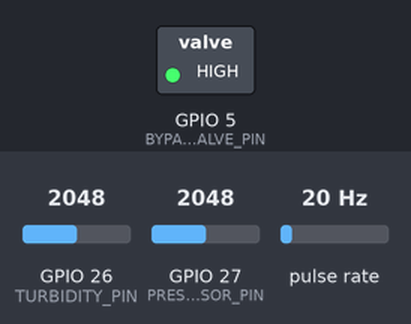
Recording of a sketch running on a simulated ESP32. On the bench: switched loads named in the sketch (green lamp = pin HIGH). Wiring (inferred from the names in the program): pulse sensor: data GPIO 4. The inputs (shaded band) are chosen by the test bench; at power-on: GPIO 26 (TURBIDITY_PIN) = 2048, GPIO 27 (PRESSURE_SENSOR_PIN) = 2048, pulse rate 20 Hz. WiFi joins after 1.5 s; servers stay silent unless stated; uploads are accepted with an empty reply.

Above: at 0.1 s.
Timing chart, 0 to 1.6 s (numbered marks = the images above):
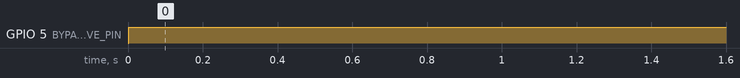

Measured:
- by itself, GPIO 5 (BYPASS_VALVE_PIN): LOW → HIGH at 0.00 s

The sketch:

firmware.ino
```cpp
#include <WiFi.h>
#include <HTTPClient.h>

// ============================================================================
// 📌 PHYSICAL HARDWARE PIN CONFIGURATION
// ============================================================================
#define BYPASS_VALVE_PIN     5   // GPIO control wire to 5V Motorized Diverter Ball Valve
#define FLOW_SENSOR_PIN      4   // Digital pulse input from G1/2" Water Flow Sensor
#define TURBIDITY_PIN        26  // Analog input from Hydro-Optical Turbidity Sensor
#define PRESSURE_SENSOR_PIN  27  // Analog input from Solid-State Hydraulic Pressure Transducer

// ============================================================================
// 🎛️ OPERATIONAL SAFETY THRESHOLDS
// ============================================================================
const float MAX_SAFE_PRESSURE  = 2.2;   // Critical pressure ceiling (PSI). Higher indicates a downstream block.
const int   CRITICAL_TURBIDITY = 850;   // Maximum particulate density limit before auto-bypassing heavy waste.
const unsigned long POLLING_INT = 10000; // 10-second data telemetry loop interval

// System State Architecture
enum SystemState { STATUS_NOMINAL, STATUS_HEAVY_WASTE_BYPASS, STATUS_CRITICAL_BLOCKAGE };
SystemState current_state = STATUS_NOMINAL;

// Telemetry Data Variables
volatile int flow_pulse_count = 0;
unsigned long last_telemetry_time = 0;
float calculated_flow_rate = 0.0;

// Interrupt Service Routine for Flow Pulse Counting
void IRAM_ATTR Link_Flow_Pulse() {
  flow_pulse_count++;
}

void setup() {
  Serial.begin(115200);

  pinMode(BYPASS_VALVE_PIN, OUTPUT);
  pinMode(FLOW_SENSOR_PIN, INPUT_PULLUP);
  pinMode(TURBIDITY_PIN, INPUT);
  pinMode(PRESSURE_SENSOR_PIN, INPUT);

  // Attach hardware interrupt directly to the flow rotor pin for real-time tracking
  attachInterrupt(digitalPinToInterrupt(FLOW_SENSOR_PIN), Link_Flow_Pulse, RISING);

  // Initialize Valve Position to NOMINAL (Closed Bypass Route / Open Filtration Path)
  digitalWrite(BYPASS_VALVE_PIN, LOW);

  WiFi.begin("MATRIX_FOUNDRY_NET", "IMMORTAL_GEOMETRY_88");
}

void loop() {
  // 1. EXECUTE REAL-TIME HYDRAULIC SENSING
  float dynamic_pressure = Read_Hydraulic_Pressure(PRESSURE_SENSOR_PIN);
  int fluid_turbidity = analogRead(TURBIDITY_PIN);

  // Calculate flow rate based on accumulated pulses over a 1-second sample window
  static unsigned long last_flow_sample = 0;
  if (millis() - last_flow_sample >= 1000) {
    noInterrupts(); // Sandbox memory during calculation
    calculated_flow_rate = (flow_pulse_count / 7.5); // Standard G1/2 Flow Sensor conversion factor (L/min)
    flow_pulse_count = 0;
    interrupts();
    last_flow_sample = millis();
  }

  // 2. STATE MACHINE LOGIC MATRIX
  if (dynamic_pressure > MAX_SAFE_PRESSURE) {
    current_state = STATUS_CRITICAL_BLOCKAGE;
  } else if (fluid_turbidity > CRITICAL_TURBIDITY) {
    current_state = STATUS_HEAVY_WASTE_BYPASS;
  } else {
    current_state = STATUS_NOMINAL;
  }

  // 3. MECHANICAL VALVING INTERVENTION EXECUTION
  switch (current_state) {

    case STATUS_NOMINAL:
      digitalWrite(BYPASS_VALVE_PIN, LOW); // Retain filtration flow route
      break;

    case STATUS_HEAVY_WASTE_BYPASS:
      digitalWrite(BYPASS_VALVE_PIN, HIGH); // Open bypass to protect internal sharkskin chevrons
      break;

    case STATUS_CRITICAL_BLOCKAGE:
      digitalWrite(BYPASS_VALVE_PIN, HIGH); // Force immediate emergency drainage diversion
      break;
  }

  // 4. FOUNDRY TELEMETRY TRANSMISSION LINK
  if (millis() - last_telemetry_time >= POLLING_INT) {
    Transmit_Telemetry_Data(dynamic_pressure, calculated_flow_rate, fluid_turbidity);
    last_telemetry_time = millis();
  }

  delay(20); // System cycle stabilizer
}

// ============================================================================
// 🧬 SUBSYSTEM RECONCILIATION DRIVERS
// ============================================================================

float Read_Hydraulic_Pressure(int pin) {
  int raw_analog = analogRead(pin);
  float voltage = (raw_analog / 4095.0) * 3.3;
  // Convert 0.5V - 4.5V output mapping standard to 0-15 PSI transducer limits
  float psi = (voltage - 0.5) * (15.0 / 4.0);
  return max(0.0f, psi);
}

void Transmit_Telemetry_Data(float psi, float flow, int turbidity) {
  if (WiFi.status() == WL_CONNECTED) {
    HTTPClient http;
    http.begin("http://farm-controller.local");
    http.addHeader("Content-Type", "application/json");

    String json_payload = "{\"device_id\":\"STRATA-01\",\"pressure_psi\":" + String(psi) +
                          ",\"flow_lmin\":" + String(flow) +
                          ",\"turbidity_raw\":" + String(turbidity) +
                          ",\"state\":" + String(current_state) + "}";

    int http_response_code = http.POST(json_payload);
    http.end();
  }
}
```
